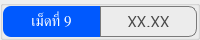
                  <widget class="QGroupBox" name="thickness_summary_group_9">
                   <property name="minimumSize">
                    <size>
                     <width>0</width>
                     <height>40</height>
                    </size>
                   </property>
                   <property name="maximumSize">
                    <size>
                     <width>16777215</width>
                     <height>40</height>
                    </size>
                   </property>
                   <property name="styleSheet">
                    <string notr="true">color: rgb(255, 255, 255);</string>
                   </property>
                   <layout class="QHBoxLayout" name="horizontalLayout_40">
                    <property name="spacing">
                     <number>0</number>
                    </property>
                    <property name="leftMargin">
                     <number>0</number>
                    </property>
                    <property name="topMargin">
                     <number>0</number>
                    </property>
                    <property name="rightMargin">
                     <number>0</number>
                    </property>
                    <property name="bottomMargin">
                     <number>0</number>
                    </property>
                    <item>
                     <widget class="QLabel" name="thickness_summary_title_9">
                      <property name="minimumSize">
                       <size>
                        <width>55</width>
                        <height>0</height>
                       </size>
                      </property>
                      <property name="font">
                       <font>
                        <family>Kanit</family>
                        <pointsize>11</pointsize>
                        <italic>false</italic>
                        <bold>false</bold>
                        <underline>false</underline>
                        <strikeout>false</strikeout>
                       </font>
                      </property>
                      <property name="styleSheet">
                       <string notr="true">background-color: #0059fe;
border-top-left-radius: 8px;
border-bottom-left-radius: 8px;</string>
                      </property>
                      <property name="text">
                       <string>เม็ดที่ 9</string>
                      </property>
                      <property name="alignment">
                       <set>Qt::AlignmentFlag::AlignCenter</set>
                      </property>
                     </widget>
                    </item>
                    <item>
                     <widget class="QFrame" name="thickness_summary_frame_9">
                      <property name="styleSheet">
                       <string notr="true">border: solid;
border-width: 1px;
border-color: rgb(121, 121, 121);
border-top-right-radius: 8px;
border-bottom-right-radius: 8px;</string>
                      </property>
                      <property name="frameShape">
                       <enum>QFrame::Shape::StyledPanel</enum>
                      </property>
                      <property name="frameShadow">
                       <enum>QFrame::Shadow::Raised</enum>
                      </property>
                      <layout class="QHBoxLayout" name="horizontalLayout_41">
                       <item>
                        <widget class="QLabel" name="summary_thickness_9">
                         <property name="font">
                          <font>
                           <family>Kanit</family>
                           <pointsize>12</pointsize>
                          </font>
                         </property>
                         <property name="styleSheet">
                          <string notr="true">border: none;
color: rgb(72, 72, 72);</string>
                         </property>
                         <property name="text">
                          <string>XX.XX</string>
                         </property>
                         <property name="alignment">
                          <set>Qt::AlignmentFlag::AlignCenter</set>
                         </property>
                        </widget>
                       </item>
                      </layout>
                     </widget>
                    </item>
                   </layout>
                  </widget>
